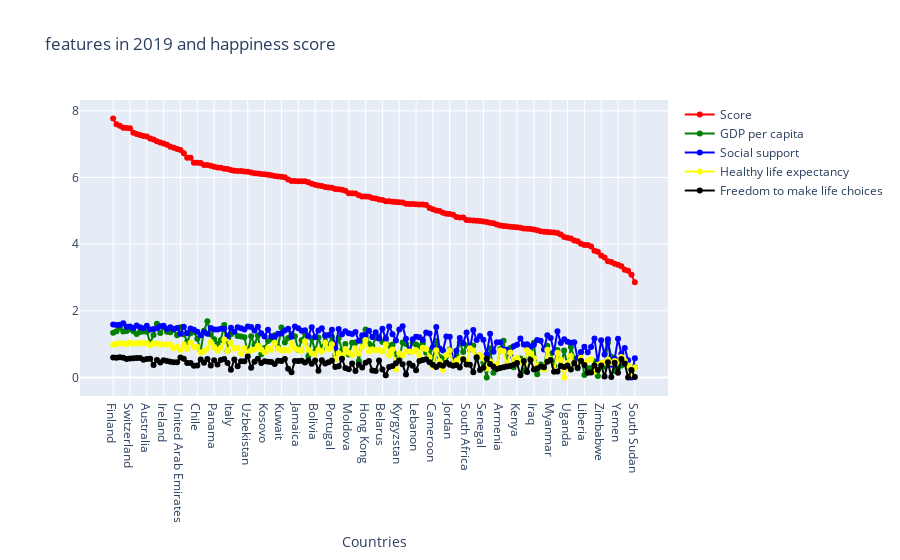

This figure's notebook cell:
### Code cell
line_chart_feature(year_2019, ['Score', 'GDP per capita','Social support','Healthy life expectancy', 'Freedom to make life choices'], '2019')

### Figure 1 — Plotly figure (JSON) as saved in the notebook; plotly's stock layout.template omitted (floating-point values rounded to 4 significant figures; data arrays with more than 128 entries replaced by an {"elided": "..."} marker saying what was removed)
{"data": [{"marker": {"color": "red"}, "mode": "lines+markers", "name": "Score", "text": {"elided": "156 str values"}, "type": "scatter", "x": {"elided": "156 str values"}, "y": {"elided": "156 float values"}}, {"marker": {"color": "green"}, "mode": "lines+markers", "name": "GDP per capita", "text": {"elided": "156 str values"}, "type": "scatter", "x": {"elided": "156 str values"}, "y": {"elided": "156 float values"}}, {"marker": {"color": "blue"}, "mode": "lines+markers", "name": "Social support", "text": {"elided": "156 str values"}, "type": "scatter", "x": {"elided": "156 str values"}, "y": {"elided": "156 float values"}}, {"marker": {"color": "yellow"}, "mode": "lines+markers", "name": "Healthy life expectancy", "text": {"elided": "156 str values"}, "type": "scatter", "x": {"elided": "156 str values"}, "y": {"elided": "156 float values"}}, {"marker": {"color": "black"}, "mode": "lines+markers", "name": "Freedom to make life choices", "text": {"elided": "156 str values"}, "type": "scatter", "x": {"elided": "156 str values"}, "y": {"elided": "156 float values"}}], "layout": {"hovermode": "x unified", "title": {"text": "features in 2019 and happiness score"}, "xaxis": {"ticklen": 5, "title": {"text": "Countries"}, "zeroline": false, "type": "category", "range": [-9.498, 164.5], "autorange": true}, "yaxis": {"type": "linear", "range": [-0.6274, 8.396], "autorange": true}, "autosize": true}}
